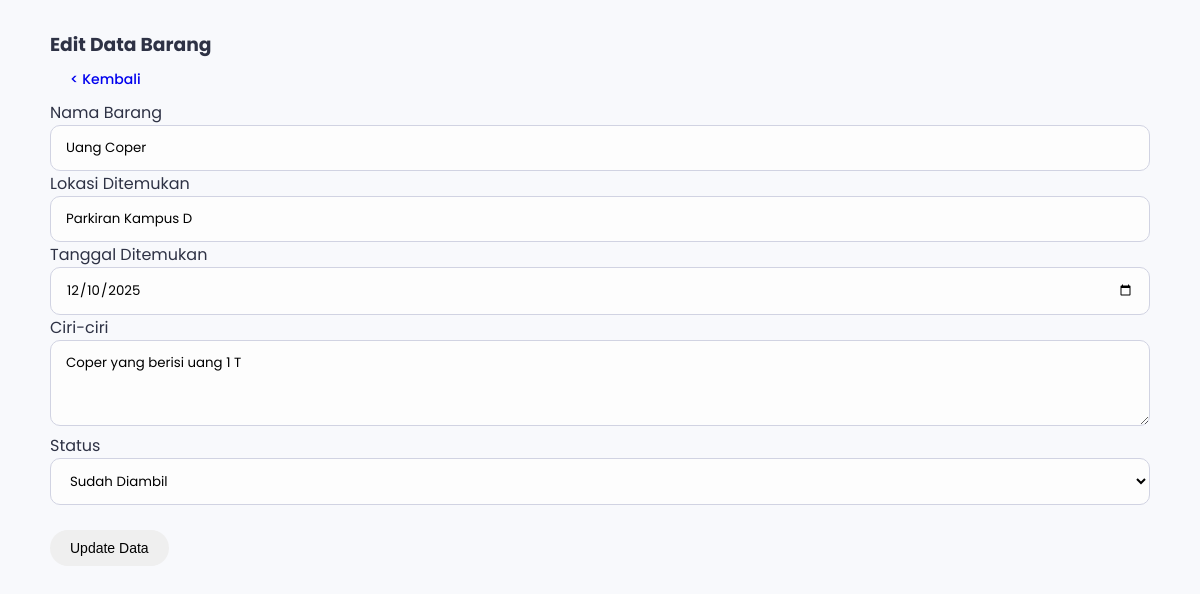
Screenshot of /edit.php?id=6 with the database file from the repository.
### tables this page shows
CREATE TABLE `barang_temuan` (
  `id` int(11) NOT NULL,
  `nama_barang` varchar(100) NOT NULL,
  `lokasi_ditemukan` varchar(100) NOT NULL,
  `tanggal_ditemukan` date NOT NULL,
  `ciri_ciri` text DEFAULT NULL,
  `status` varchar(50) NOT NULL
);

### edit.php (the view, shortened to what this page needs)
<?php
include 'koneksi.php';
$id = $_GET['id'];
$data_awal = mysqli_query($koneksi, "SELECT * FROM barang_temuan WHERE id='$id'");
$d = mysqli_fetch_array($data_awal);
?>
<!DOCTYPE html>
<html>
<head>
    <link href='https://unpkg.com/boxicons@2.1.4/css/boxicons.min.css' rel='stylesheet'>
    <link rel="stylesheet" href="css/style.css">
</head>
<body>
    <div class="container">
        <h3>Edit Data Barang</h3>
        <a href="index.php" class="btn btn-kembali">< Kembali</a>
        <form name="formBarang" action="" method="POST">
            <label>Nama Barang</label>
            <input type="text" name="nama_barang" value="<?php echo $d['nama_barang']; ?>">
            <label>Lokasi Ditemukan</label>
            <input type="text" name="lokasi_ditemukan" value="<?php echo $d['lokasi_ditemukan']; ?>">
            <label>Tanggal Ditemukan</label>
            <input type="date" name="tanggal_ditemukan" value="<?php echo $d['tanggal_ditemukan']; ?>">
            <label>Ciri-ciri</label>
            <textarea name="ciri_ciri" rows="3"><?php echo $d['ciri_ciri']; ?></textarea>
            <label>Status</label>
            <select name="status">
                <option value="Sudah Diambil" <?php if($d['status'] == 'Sudah Diambil') echo 'selected'; ?>>Sudah Diambil</option>
            </select>
            <br><br>
            <button type="submit" name="update" class="btn btn-simpan">Update Data</button>
        </form>
    </div>
</body>
</html>

### css/style.css (style rules this page uses)
:root { --primary-color: #4e73df; --secondary-color: #858796; --success-color: #1cc88a; --danger-color: #e74a3b; --warning-color: #f6c23e; --dark-color: #2e3245; --light-bg: #f8f9fc; --card-shadow: 0 0.15rem 1.75rem 0 rgba(58, 59, 69, 0.15); --border-radius: 10px; }
* { margin: 0; padding: 0; box-sizing: border-box; }
body { font-family: "Poppins", sans-serif; background-color: var(--light-bg); color: var(--dark-color); padding: 30px; }
.container { max-width: 1100px; margin: 0 auto; }
input[type="text"], input[type="date"], select, textarea { width: 100%; padding: 12px 15px; border: 1px solid #d1d3e2; border-radius: var(--border-radius); font-family: inherit; transition: all 0.3s ease; background-color: #fdfdfd; }
.btn { padding: 10px 20px; border-radius: 50px; cursor: pointer; border: none; font-size: 14px; font-weight: 500; display: inline-flex; align-items: center; gap: 8px; transition: transform 0.2s, box-shadow 0.2s; text-decoration: none; }

### rows the page displays
barang_temuan: nama_barang "Uang Coper", lokasi_ditemukan "Parkiran Kampus D", tanggal_ditemukan "12/10/2025", ciri_ciri "Coper yang berisi uang 1 T", status "Sudah Diambil"
